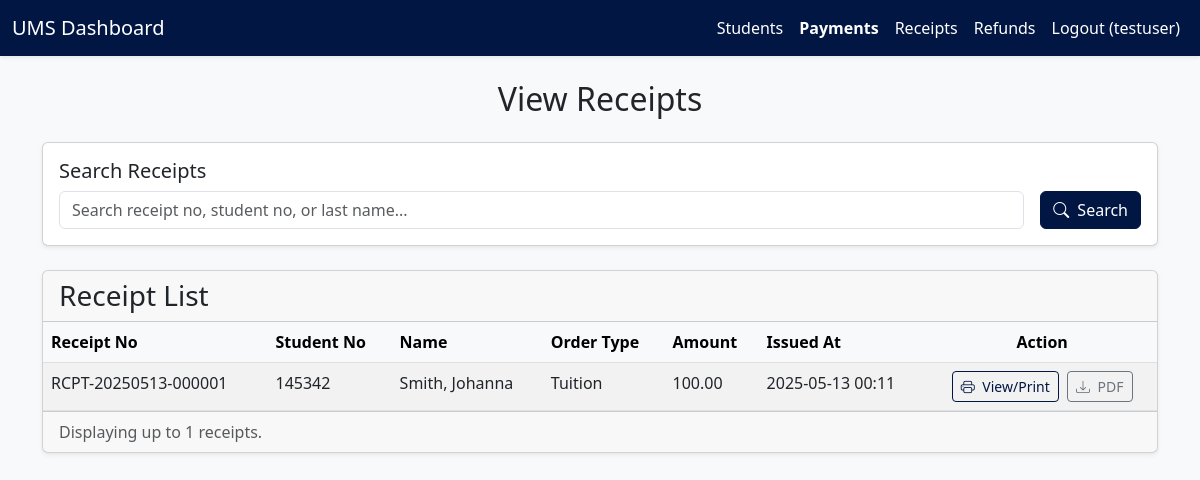
Page /Cashier/receipts.php on the committed database.
### tables this page shows
CREATE TABLE `receipts1` (
  `id` int(11) NOT NULL,
  `payment_id` int(11) NOT NULL,
  `receipt_no` varchar(30) NOT NULL,
  `issued_at` timestamp NOT NULL DEFAULT current_timestamp()
);

CREATE TABLE `students1` (
  `id` int(11) NOT NULL,
  `student_no` varchar(20) NOT NULL,
  `first_name` varchar(50) NOT NULL,
  `last_name` varchar(50) NOT NULL,
  `middle_name` varchar(50) DEFAULT NULL,
  `course` varchar(50) DEFAULT NULL,
  `year_level` int(11) DEFAULT NULL,
  `created_at` timestamp NOT NULL DEFAULT current_timestamp()
);

CREATE TABLE `orders1` (
  `id` int(11) NOT NULL,
  `student_id` int(11) NOT NULL,
  `order_type` enum('Tuition','Miscellaneous','Fees','Fines','TOR','Honorable Dismissal','Good Moral Certificate') NOT NULL,
  `amount` decimal(10,2) NOT NULL,
  `status` enum('pending','paid','cancelled') NOT NULL DEFAULT 'pending',
  `created_at` timestamp NOT NULL DEFAULT current_timestamp()
);

CREATE TABLE `payments1` (
  `id` int(11) NOT NULL,
  `order_id` int(11) NOT NULL,
  `cashier_id` int(11) NOT NULL,
  `amount` decimal(10,2) NOT NULL,
  `payment_date` timestamp NOT NULL DEFAULT current_timestamp()
);

### Cashier/receipts.php (the view, shortened to what this page needs)
<?php
$host = 'localhost';
$db   = 'university_management_system';
$user = 'root';
$pass = '';
$charset = 'utf8mb4';
$dsn = "mysql:host=$host;dbname=$db;charset=$charset";
$options = [
    PDO::ATTR_ERRMODE            => PDO::ERRMODE_EXCEPTION,
    PDO::ATTR_DEFAULT_FETCH_MODE => PDO::FETCH_ASSOC,
];
try {
    $pdo = new PDO($dsn, $user, $pass, $options);
} catch (\PDOException $e) {
    die("Database connection failed: " . $e->getMessage());
}
$search = trim($_GET['search'] ?? '');
$receipt_list = [];
if ($search) {
    $stmt = $pdo->prepare("
        SELECT r.*, p.amount, o.order_type, s.student_no, s.first_name, s.last_name
        FROM receipts1 r
        JOIN payments p ON r.payment_id = p.id
        JOIN orders o ON p.order_id = o.id
        JOIN students s ON o.student_id = s.id
        WHERE r.receipt_no LIKE :search_term_receipt
           OR s.student_no LIKE :search_term_student
           OR s.last_name LIKE :search_term_name
        ORDER BY r.issued_at DESC
        LIMIT 20
    ");
    $searchTerm = "%" . $search . "%";
    $stmt->execute([
        ':search_term_receipt' => $searchTerm,
        ':search_term_student' => $searchTerm,
        ':search_term_name' => $searchTerm
    ]);
    $receipt_list = $stmt->fetchAll();
} else {
    $stmt = $pdo->query("
        SELECT r.*, p.amount, o.order_type, s.student_no, s.first_name, s.last_name
        FROM receipts1 r
        JOIN payments1 p ON r.payment_id = p.id
        JOIN orders1 o ON p.order_id = o.id
        JOIN students1 s ON o.student_id = s.id
        ORDER BY r.issued_at DESC
        LIMIT 20
    ");
    $receipt_list = $stmt->fetchAll();
}
?>
<!DOCTYPE html>
<html lang="en">
<head>
    <link href="https://cdn.jsdelivr.net/npm/bootstrap@5.3.0/dist/css/bootstrap.min.css" rel="stylesheet">
    <link href="https://cdn.jsdelivr.net/npm/bootstrap-icons@1.10.0/font/bootstrap-icons.css" rel="stylesheet">
    <link href="custom-style.css" rel="stylesheet">
</head>
<body>
    <nav class="navbar navbar-expand-lg navbar-dark navbar-ums-theme fixed-top shadow-sm">
        <div class="container-fluid">
            <a class="navbar-brand" href="dashboard.php">UMS Dashboard</a>
            <div class="collapse navbar-collapse" id="navbarNav">
               <ul class="navbar-nav ms-auto">
                    <li class="nav-item"><a class="nav-link" href="students.php">Students</a></li>
                    <li class="nav-item"><a class="nav-link active" aria-current="page" href="payments.php">Payments</a></li>
                    <li class="nav-item"><a class="nav-link" href="receipts.php">Receipts</a></li>
                    <li class="nav-item"><a class="nav-link" href="refunds.php">Refunds</a></li>
                    <li class="nav-item"><a class="nav-link" href="logout.php">Logout (<?= htmlspecialchars($_SESSION['username']) ?>)</a></li>
                </ul>
            </div>
        </div>
    </nav>
    <div class="container mt-4">
        <h2 class="mb-4 text-center">View Receipts</h2>
        <div class="card shadow-sm mb-4">
            <div class="card-body">
                <h5 class="card-title">Search Receipts</h5>
                <form method="get" action="receipts.php" class="row g-3 align-items-center">
                    <div class="col flex-grow-1">
                        <input type="text" name="search" id="searchReceipts" class="form-control" placeholder="Search receipt no, student no, or last name..." value="<?= htmlspecialchars($search) ?>">
                    </div>
                    <div class="col-auto">
                        <button type="submit" class="btn btn-primary">
                            <i class="bi bi-search me-1"></i> Search
                        </button>
                    </div>
                </form>
            </div>
        </div>
        <div class="card shadow-sm">
            <div class="card-header">
                 <h3 class="mb-0">Receipt List</h3>
            </div>
            <div class="card-body p-0">
                <div class="table-responsive">
                    <table class="table table-striped table-hover mb-0">
                        <thead class="table-light">
                            <tr>
                                <th>Receipt No</th>
                                <th>Student No</th>
                                <th>Name</th>
                                <th>Order Type</th>
                                <th>Amount</th>
                                <th>Issued At</th>
                                <th class="text-center">Action</th>
                            </tr>
                        </thead>
                        <tbody>
                            <?php if ($receipt_list): ?>
                                <?php foreach ($receipt_list as $r): ?>
                                <tr>
                                    <td><?= htmlspecialchars($r['receipt_no']) ?></td>
                                    <td><?= htmlspecialchars($r['student_no']) ?></td>
                                    <td><?= htmlspecialchars($r['last_name'] . ', ' . $r['first_name']) ?></td>
                                    <td><?= htmlspecialchars($r['order_type']) ?></td>
                                    <td><?= htmlspecialchars(number_format($r['amount'], 2)) ?></td>
                                    <td><?= htmlspecialchars(date('Y-m-d H:i', strtotime($r['issued_at']))) ?></td>
                                    <td class="text-center">
                                        <form method="get" action="view_receipt.php" target="_blank" style="display:inline;">
                                            <button type="submit" class="btn btn-sm btn-outline-primary">
                                                <i class="bi bi-printer me-1"></i> View/Print
                                            </button>
                                        </form>
                                         <a href="download_receipt.php?receipt_no=<?= htmlspecialchars($r['receipt_no']) ?>" class="btn btn-sm btn-outline-secondary ms-1" title="Download PDF">
                                            <i class="bi bi-download me-1"></i> PDF
                                        </a>
                                    </td>
                                </tr>
                                <?php endforeach; ?>
                            <?php else: ?>
                                <tr><td colspan="7" class="text-center p-3">No receipts found.</td></tr>
                            <?php endif; ?>
                        </tbody>
                    </table>
                </div>
            </div>
             <?php if ($receipt_list): ?>
                <div class="card-footer text-muted">
                    Displaying up to <?= count($receipt_list) ?> receipts.
                </div>
            <?php endif; ?>
        </div>
    </div>
</body>
</html>

### Cashier/custom-style.css (style rules this page uses)
body { padding-top: 56px; background-color: #f8f9fa; }
:root { --ums-primary-rgb: 2, 22, 67; --ums-primary-hex: #021643; --ums-primary-hover-hex: #010f30; }
.btn-primary { background-color: var(--ums-primary-hex) !important; border-color: var(--ums-primary-hex) !important; color: #ffffff !important; }
.btn-outline-primary { color: var(--ums-primary-hex) !important; border-color: var(--ums-primary-hex) !important; }
.navbar-ums-theme { background-color: var(--ums-primary-hex) !important; }
.navbar-ums-theme .navbar-brand, .navbar-ums-theme .nav-link { color: #ffffff !important; }
.navbar-ums-theme .nav-link.active { font-weight: bold; }

### rows in the picture
receipts1: receipt_no "RCPT-20250513-000001", students1.student_no "145342", students1.last_name+first_name "Smith, Johanna", orders1.order_type "Tuition", payments1.amount "100.00", issued_at "2025-05-13 00:11"

### other values in the picture
$_SESSION['username'] "testuser"
count($receipt_list) "1"
